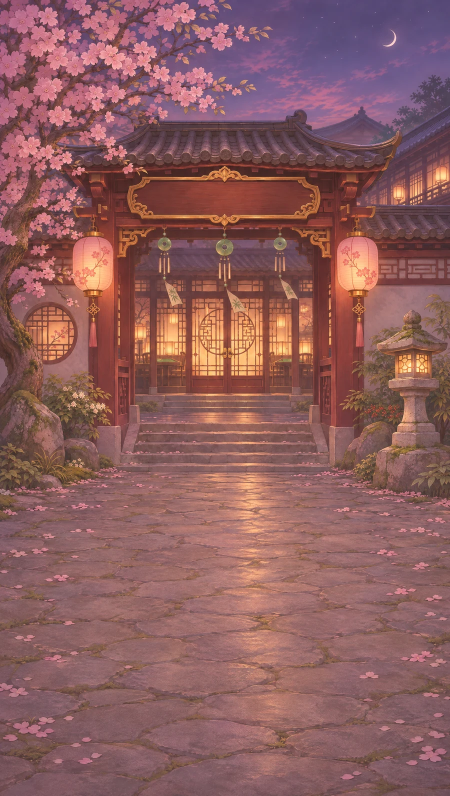
#> input picture game/assets/v10/salon/z1_lobby.webp, 900 x 1592 px, given in place of tea_2.png, which was not available (shown at 1/2 size)
$ python ui_kit_finalize.py ../../game/assets/v10/salon/z1_lobby.webp ../../assets/incoming/art_ui/contact_sheet_covers.jpg
#> lines starting #> are read from the running program, lines starting #| are printed output that depends on the picture
#!/usr/bin/env python3
"""art-ui worker: assemble picks from the scratch raw/ tree into assets/incoming/art_ui/ (finals + small candidates), picks.json and contact_sheet.jpg.
usage: ui_kit_finalize.py RAW_DIR OUT_DIR   (RAW_DIR holds raw/<icon|small|cover|nav|cur|pilot>/*.png downloaded from Higgsfield)"""
import sys, os, json
from PIL import Image, ImageDraw
RAW, OUT = sys.argv[1], sys.argv[2]
PLUM = (26, 14, 24)
def P(x): return os.path.join(RAW, x + '.png')
# name -> (group, raw path (no ext), note)
picks = {}
def add(group, name, raw, note=''): picks[(group, name)] = (raw, note)
# navbar (owner mock: teapot, fan for heroines, tiles, lotus, shop awning); alternates from the batch (lantern, pouch)
add('icons_nav','tab_tea','pilot/tea_2'); add('icons_nav','tab_heroines','pilot/fan_1'); add('icons_nav','tab_games','nav/games')
add('icons_nav','tab_wishes','nav/wishes_lotus','owner-mock lotus'); add('icons_nav','tab_wishes_alt_lantern','nav/wishes_lantern','batch version: lantern + star')
add('icons_nav','tab_shop','nav/shop_awning','owner-mock shop front'); add('icons_nav','tab_shop_alt_pouch','nav/shop_pouch','batch version: pouch')
cur = {'gems':'cur/gems','moon':'icon/icon_cur_moon_c1','coins':'icon/icon_cur_coins_c2','petals':'icon/icon_cur_petals_c2','ticket':'icon/icon_cur_ticket_c2','candle':'icon/icon_cur_candle_c1'}
for k,v in cur.items(): add('icons_currency','cur_'+k,v)
add('icons_currency','cur_gems_alt','icon/icon_cur_gems_c1')
def grp(prefix, group, m):
#> called with prefix = 'act_', group = 'icons_action'
    for k,c in m.items(): add(group, prefix+k, f'icon/icon_{prefix}{k}_c{c}')
grp('act_','icons_action',{'undo':1,'shuffle':1,'hint':1,'slot':2,'pause':1,'play':1,'retry':2,'next':1})
grp('st_','icons_status',{'star':1,'heart_bond':1,'lock':1,'check':1,'cross':1,'bell':1,'calendar':1,'timer':1,'trophy':2,'flag':1})
grp('sys_','icons_system',{'settings':1,'back':1,'close':1,'home':1,'phone':1,'mail':2,'gift':1,'chest':2,'quests':1,'gallery':1,'wardrobe':1,'salon':1})
grp('au_','icons_audio',{'music':1,'sfx':1,'voice':1,'mute':1,'subtitles':1,'quiet':1})
grp('md_','icons_mode',{'path':1,'daily':1,'classic':1,'triples':1,'connect':1,'garden':1,'riichi':1,'koikoi':1,'palm':1,'duels':1,'adventure':1})
grp('misc_','icons_misc',{'share':1,'filter':1})
sm = {'rarity_a_frame':1,'rarity_s_frame':1,'rarity_ssr_frame':2,'avatar_frame_bamboo':1,'avatar_frame_lacquer':1,'avatar_frame_jade':2,'avatar_frame_night':2,
      'badge_silver':2,'badge_gold':1,'badge_perfect':1,'ribbon_new':1,'ribbon_limited':1,'divider_lantern':1,'divider_wave':2,
      'panel_corner_gold':2,'button_plate_lacquer':2,'tab_underline':1,'loading_ring':2,'toast_plate':1}
for k,c in sm.items(): add('ornaments','small_'+k,f'small/small_{k}_c{c}')
add('ornaments','small_badge_bronze','small/rr_badge_bronze_c2','reroll: bronze tone'); add('ornaments','small_panel_corner_jade','small/rr_panel_corner_jade_c2','reroll: jade tone')
add('ornaments','small_button_plate_paper','small/rr_button_plate_paper_c1','reroll: paper tone')
cov = {'path':1,'daily':1,'triples':1,'connect':1,'garden':2,'riichi':2,'koikoi':1,'palm':1,'duels':3,'adventure':2}
for k,c in cov.items(): add('covers',f'cover_{k}',f'cover/cover_{k}_c{c}')
add('covers','cover_classic','cover/rr_classic_c2','reroll: upright jade-backed tiles (batch version showed cubes)')
add('covers','cover_classic_hero','cover/hero_mc_c1','with Mahjong-chan (element recipe)'); add('covers','cover_palm_hero','cover/hero_yue_c1','with Yue (element recipe)'); add('covers','cover_duels_hero','cover/hero_nova_c2','with Nova (element recipe)')

def trim(im, pad=16):
    a = im.getchannel('A').point(lambda v: 255 if v > 10 else 0); bb = a.getbbox()
    if not bb: return im
    l,t,r,b = bb; return im.crop((max(0,l-pad),max(0,t-pad),min(im.width,r+pad),min(im.height,b+pad)))
os.makedirs(OUT, exist_ok=True); manifest = []; used = set()
for (group, name), (raw, note) in picks.items():
    src = P(raw); im = Image.open(src); used.add(raw)
#> further down, im is the input picture: PIL image 900x1592 RGB; mean R, G, B 140.9, 93.7, 94.2
    d = os.path.join(OUT, group); os.makedirs(d, exist_ok=True)
    if group == 'covers':
        f = os.path.join(d, name + '.jpg'); im.convert('RGB').save(f, quality=92, subsampling=0)
    else:
        im = im.convert('RGBA')
#> im: PIL image 900x1592 RGBA
        if group == 'ornaments': im = trim(im)
        im.thumbnail((768 if group == 'ornaments' else 512, 768 if group == 'ornaments' else 512), Image.LANCZOS)
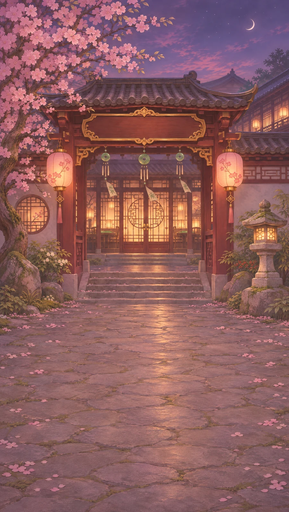
#> im: PIL image 289x512 RGBA; mean R, G, B, A 140.9, 93.7, 94.2, 255
        f = os.path.join(d, name + '.png'); im.save(f, optimize=True)
    manifest.append({'group': group, 'name': name, 'file': os.path.relpath(f, OUT), 'source_candidate': raw, 'size': list(Image.open(f).size), 'note': note})
#> pass 2 of the loop `for (group, name), (raw, note) in picks.items():`:
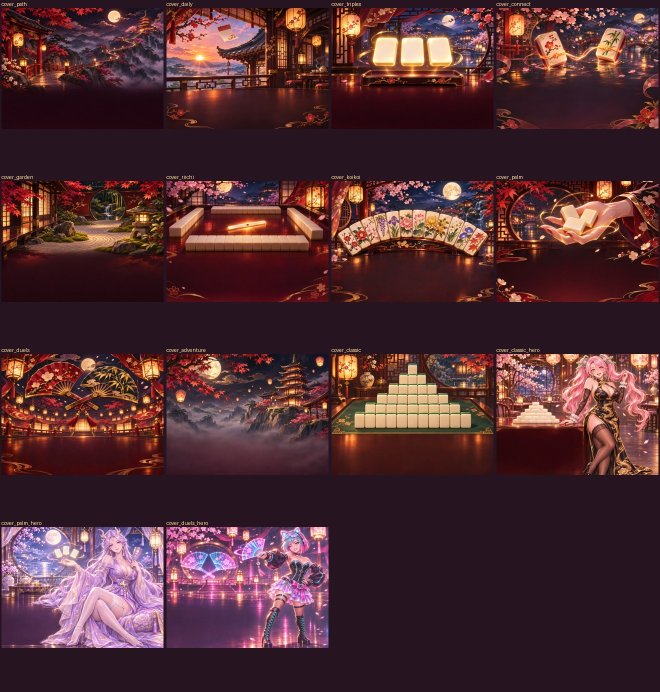
#> input picture assets/incoming/art_ui/contact_sheet_covers.jpg, 1320 x 1384 px, given in place of fan_1.png, which was not available (shown at 1/2 size)
#> im is the input picture: PIL image 1320x1384 RGB; mean R, G, B 81.1, 45.9, 50.9
#> `im.thumbnail((768 if group == 'ornaments' else 512, 768 if group == 'o..`:
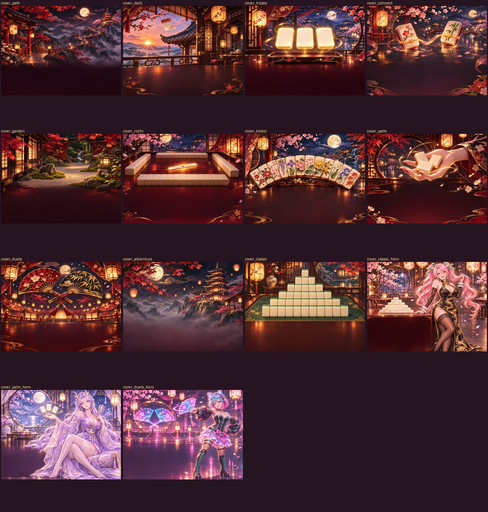
#> im: PIL image 488x512 RGBA; mean R, G, B, A 81, 45.9, 50.9, 255
#> (the run stopped early here; a loop or call above may not have finished)
